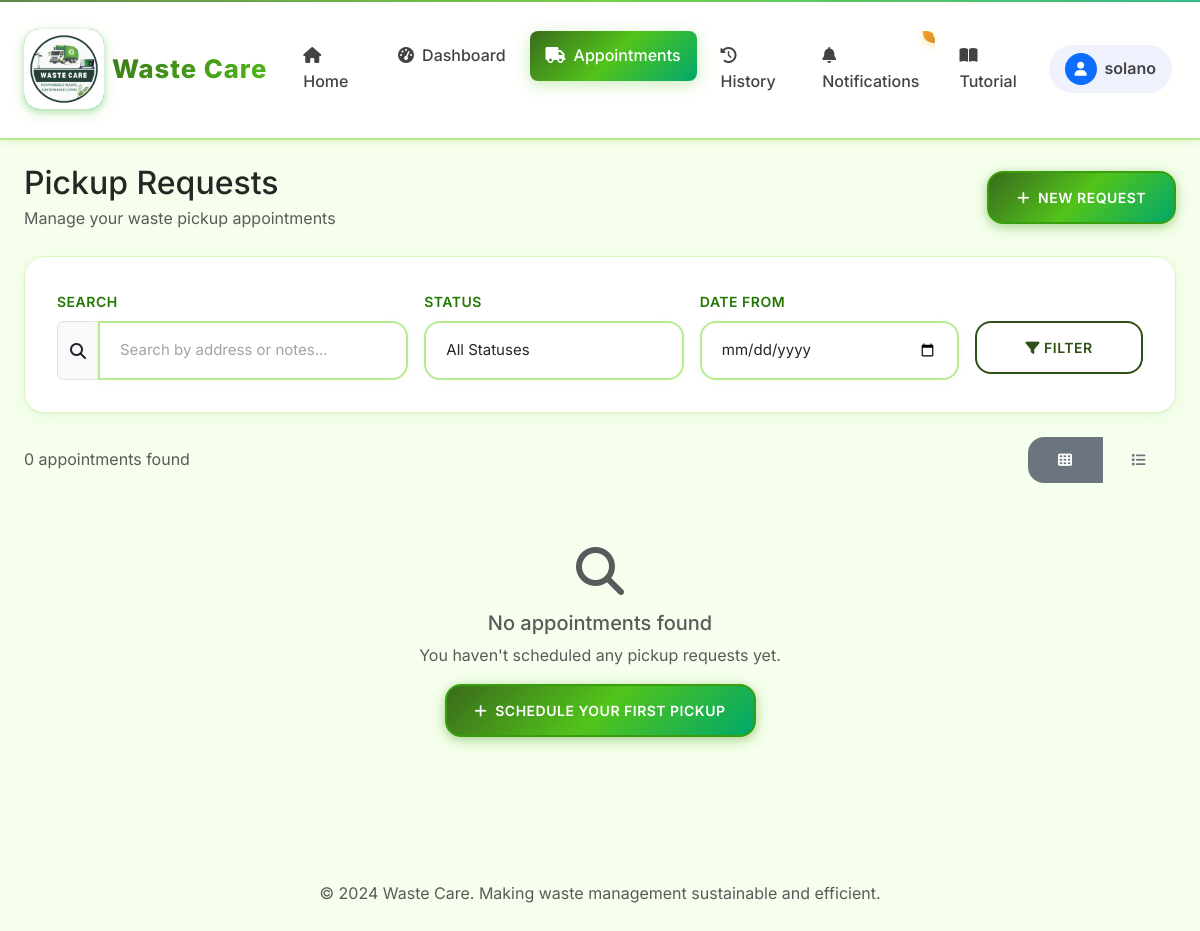
The app's page /appointments/ (signed in), older data.
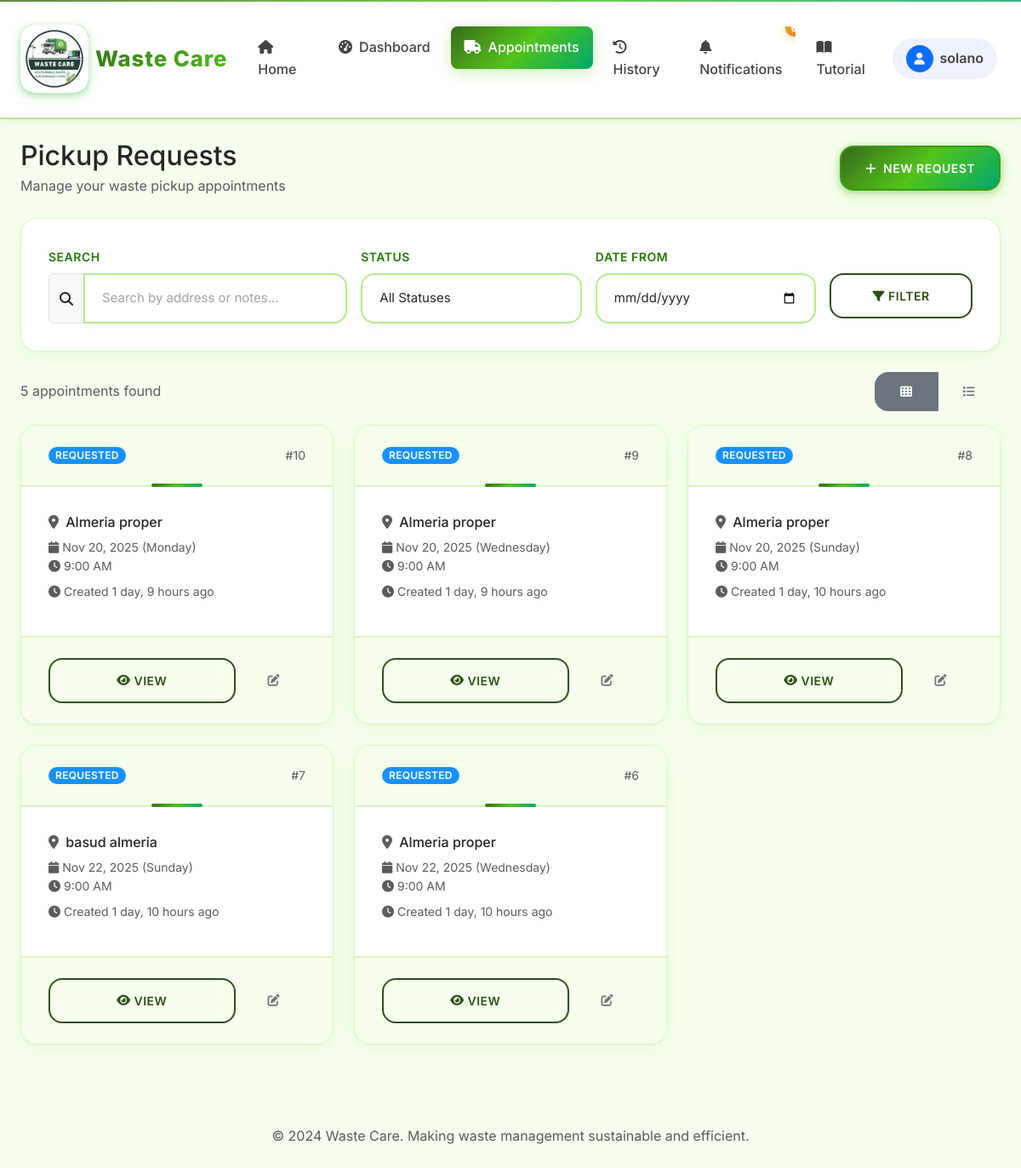
The same page, newer data.
### core/models.py (models this page shows, shortened)
class User(AbstractUser):
    ROLE_CHOICES = [
        ("residents", "Residents"),
        ("staff", "Staff"),
        ("admin", "Admin"),
    ]
    role = models.CharField(max_length=20, choices=ROLE_CHOICES, default="residents")

class Appointment(models.Model):
    STATUS_CHOICES = [
        ("requested", "Requested"),
        ("scheduled", "Scheduled"),
        ("in_progress", "In Progress"),
        ("completed", "Completed"),
        ("cancelled", "Cancelled"),
    ]
    WASTE_TYPE_CHOICES = [
        ("general", "General Waste"),
        ("recyclable", "Recyclable"),
        ("organic", "Organic/Compost"),
        ("hazardous", "Hazardous Waste"),
        ("bulk", "Bulk Items"),
    ]
    PRIORITY_CHOICES = [
        ("low", "Low Priority"),
        ("normal", "Normal"),
        ("high", "High Priority"),
        ("urgent", "Urgent"),
    ]
    DAY_CHOICES = [
        ("monday", "Monday"),
        ("tuesday", "Tuesday"),
        ("wednesday", "Wednesday"),
        ("thursday", "Thursday"),
        ("friday", "Friday"),
        ("saturday", "Saturday"),
        ("sunday", "Sunday"),
    ]
    customer = models.ForeignKey(User, on_delete=models.CASCADE, related_name="appointments")
    pickup_day = models.CharField(max_length=10, choices=DAY_CHOICES, default="monday", help_text="Preferred day of the week for pickup")
    address = models.CharField(max_length=255)
    latitude = models.DecimalField(max_digits=9, decimal_places=6, null=True, blank=True, help_text="Latitude coordinate")
    longitude = models.DecimalField(max_digits=9, decimal_places=6, null=True, blank=True, help_text="Longitude coordinate")
    preferred_date = models.DateField()
    preferred_time = models.TimeField()
    waste_type = models.CharField(max_length=20, choices=WASTE_TYPE_CHOICES, default="general")
    estimated_weight = models.DecimalField(max_digits=6, decimal_places=2, null=True, blank=True, help_text="Weight in kg")
    priority = models.CharField(max_length=10, choices=PRIORITY_CHOICES, default="normal")
    notes = models.TextField(blank=True)
    special_instructions = models.TextField(blank=True, help_text="Special handling requirements")
    status = models.CharField(max_length=20, choices=STATUS_CHOICES, default="requested")
    created_at = models.DateTimeField(auto_now_add=True)
    updated_at = models.DateTimeField(auto_now=True)
    handled_by = models.ForeignKey(
        User, on_delete=models.SET_NULL, null=True, blank=True, related_name="handled_appointments"
    )
    scheduled_datetime = models.DateTimeField(null=True, blank=True)
    completion_datetime = models.DateTimeField(null=True, blank=True)
    actual_weight = models.DecimalField(max_digits=6, decimal_places=2, null=True, blank=True)
    class Meta:
        ordering = ['-created_at']
        indexes = [
            models.Index(fields=['status', 'preferred_date']),
            models.Index(fields=['customer', 'status']),
        ]

### core/views.py (the view)
# urls.py: path("appointments/", views.pickup_list, name="pickup_list"),
@login_required
def pickup_list(request):
    from django.db.models import Q
    if is_staff_like(request.user):
        qs = Appointment.objects.all()
    else:
        qs = Appointment.objects.filter(customer=request.user)
    search_query = request.GET.get('search')
    if search_query:
        qs = qs.filter(
            Q(address__icontains=search_query) |
            Q(notes__icontains=search_query)
        )
    status_filter = request.GET.get('status')
    if status_filter:
        qs = qs.filter(status=status_filter)
    date_from = request.GET.get('date_from')
    if date_from:
        qs = qs.filter(preferred_date__gte=date_from)
    return render(request, "core/pickup_list.html", {"appointments": qs.order_by("-created_at")})

### core/context_processors.py (called while the page is built)
def navbar_context(request):
    context = {
        'MAPTILER_API_KEY': settings.MAPTILER_API_KEY,
    }
    if request.user.is_authenticated:
        context['unread_notifications'] = Notification.objects.filter(
            user=request.user,
            is_read=False
        ).count()
    else:
        context['unread_notifications'] = 0
    return context

### core/views.py (called while the page is built)
def is_staff_like(user: User) -> bool:
    return user.is_authenticated and (user.role in {"staff", "admin"} or user.is_staff)

### core/templates/core/pickup_list.html (shortened to what this page needs)
{% extends "base.html" %}
{% block content %}
<div class="d-flex justify-content-between align-items-center mb-4">
  <div>
    <h1 class="h2 mb-1">Pickup Requests</h1>
    <p class="text-muted mb-0">Manage your waste pickup appointments</p>
  </div>
  <div>
    <a href="{% url 'core:pickup_create' %}" class="btn btn-primary">
      <i class="fas fa-plus me-2"></i>New Request
    </a>
  </div>
</div>
<div class="card mb-4">
  <div class="card-body">
    <form method="get" class="row g-3">
      <div class="col-md-4">
        <label for="search" class="form-label">Search</label>
        <div class="input-group">
          <span class="input-group-text"><i class="fas fa-search"></i></span>
          <input type="text" class="form-control" id="search" name="search"
                 placeholder="Search by address or notes..." value="{{ request.GET.search }}">
        </div>
      </div>
      <div class="col-md-3">
        <label for="status" class="form-label">Status</label>
        <select class="form-select" id="status" name="status">
          <option value="">All Statuses</option>
        </select>
      </div>
      <div class="col-md-3">
        <label for="date_from" class="form-label">Date From</label>
        <input type="date" class="form-control" id="date_from" name="date_from" value="{{ request.GET.date_from }}">
      </div>
      <div class="col-md-2">
        <label class="form-label">&nbsp;</label>
        <div class="d-grid">
          <button type="submit" class="btn btn-outline-primary">
            <i class="fas fa-filter me-1"></i>Filter
          </button>
        </div>
      </div>
    </form>
  </div>
</div>
<div class="d-flex justify-content-between align-items-center mb-3">
  <div>
    <span class="text-muted">{{ appointments|length }} appointment{{ appointments|length|pluralize }} found</span>
  </div>
  <div class="btn-group" role="group">
    <label class="btn btn-outline-secondary btn-sm" for="grid-view">
      <i class="fas fa-th"></i>
    </label>
    <label class="btn btn-outline-secondary btn-sm" for="list-view">
      <i class="fas fa-list"></i>
    </label>
  </div>
</div>
<div id="appointments-grid" class="row g-4">
  {% for a in appointments %}
    <div class="col-md-6 col-lg-4">
      <div class="card h-100 appointment-card" data-status="{{ a.status }}">
        <div class="card-header d-flex justify-content-between align-items-center">
          <span class="badge status-{{ a.status }}">{{ a.get_status_display }}</span>
          <small class="text-muted">#{{ a.id }}</small>
        </div>
        <div class="card-body">
          <h6 class="card-title">
            <i class="fas fa-map-marker-alt text-muted me-1"></i>
            {{ a.address|truncatechars:30 }}
          </h6>
          <div class="mb-2">
            <small class="text-muted d-block">
              <i class="fas fa-calendar me-1"></i>{{ a.preferred_date|date:"M d, Y" }} ({{ a.get_pickup_day_display }})
            </small>
            <small class="text-muted d-block">
              <i class="fas fa-clock me-1"></i>{{ a.preferred_time|time:"g:i A" }}
            </small>
          </div>
          <div class="text-muted small mb-2">
            <i class="fas fa-clock me-1"></i>Created {{ a.created_at|timesince }} ago
          </div>
        </div>
        <div class="card-footer bg-transparent">
          <div class="d-flex gap-2">
            <a href="{% url 'core:pickup_detail' a.pk %}" class="btn btn-sm btn-outline-primary flex-fill">
              <i class="fas fa-eye me-1"></i>View
            </a>
            {% if a.customer == request.user and a.status in 'requested,scheduled' %}
              <a href="{% url 'core:pickup_update' a.pk %}" class="btn btn-sm btn-outline-secondary">
                <i class="fas fa-edit"></i>
              </a>
            {% endif %}
          </div>
        </div>
      </div>
    </div>
  {% empty %}
    <div class="col-12">
      <div class="text-center py-5">
        <i class="fas fa-search fa-3x text-muted mb-3"></i>
        <h5 class="text-muted">No appointments found</h5>
        <p class="text-muted mb-3">
          {% if request.GET.search or request.GET.status or request.GET.date_from %}
            Try adjusting your search criteria or
            <a href="{% url 'core:pickup_list' %}" class="text-decoration-none">clear filters</a>.
          {% else %}
            You haven't scheduled any pickup requests yet.
          {% endif %}
        </p>
        {% if not request.GET.search and not request.GET.status and not request.GET.date_from %}
          <a href="{% url 'core:pickup_create' %}" class="btn btn-primary">
            <i class="fas fa-plus me-2"></i>Schedule Your First Pickup
          </a>
        {% endif %}
      </div>
    </div>
  {% endfor %}
</div>
{% endblock %}

### waste_care/templates/base.html (shortened to what this page needs)
<!doctype html>
<html lang="en">
  <head>
    <link href="https://cdn.jsdelivr.net/npm/bootstrap@5.3.3/dist/css/bootstrap.min.css" rel="stylesheet">
    <link rel="stylesheet" href="https://cdnjs.cloudflare.com/ajax/libs/font-awesome/6.4.0/css/all.min.css">
    <link href="/static/css/theme.css" rel="stylesheet">
  </head>
  <body>
    {% include "includes/navbar.html" %}
    <main class="container-fluid px-4 py-4">
      <div class="fade-in" style="animation-duration: 0.6s; animation-fill-mode: both;">
        {% block content %}{% endblock %}
      </div>
    </main>
    <footer class="mt-5 py-4 text-center text-muted">
      <div class="container">
        <p>&copy; 2024 Waste Care. Making waste management sustainable and efficient.</p>
      </div>
    </footer>
  </body>
</html>

### waste_care/templates/includes/navbar.html (shortened to what this page needs)
{% load static %}
<nav class="navbar navbar-expand-lg sticky-top">
  <div class="container-fluid px-4">
    <a class="navbar-brand d-flex align-items-center" href="{% url 'core:home' %}">
      <div class="brand-icon me-2">
        <img src="{% static 'img/image1.jpg' %}" alt="Waste Care logo" class="brand-icon-image">
      </div>
      <span class="brand-text">Waste Care</span>
    </a>
    <div class="collapse navbar-collapse" id="navbarNav">
      <ul class="navbar-nav me-auto">
        <li class="nav-item">
          <a class="nav-link {% if request.resolver_match.url_name == 'home' %}active{% endif %}" href="{% url 'core:home' %}">
            <i class="fas fa-home me-2"></i>Home
          </a>
        </li>
        <li class="nav-item dropdown">
          <a class="nav-link dropdown-toggle {% if 'dashboard' in request.resolver_match.url_name %}active{% endif %}" href="#" id="dashboardDropdown" role="button" data-bs-toggle="dropdown" aria-expanded="false">
            <i class="fas fa-tachometer-alt me-2"></i>Dashboard
          </a>
        </li>
        <li class="nav-item dropdown">
          <a class="nav-link dropdown-toggle {% if 'pickup' in request.resolver_match.url_name or 'appointment' in request.resolver_match.url_name or 'scheduling' in request.resolver_match.url_name %}active{% endif %}" href="#" id="appointmentsDropdown" role="button" data-bs-toggle="dropdown" aria-expanded="false">
            <i class="fas fa-truck me-2"></i>Appointments
          </a>
        </li>
        <li class="nav-item">
          <a class="nav-link {% if request.resolver_match.url_name == 'history' %}active{% endif %}" href="{% url 'core:history' %}">
            <i class="fas fa-history me-2"></i>History
          </a>
        </li>
        <li class="nav-item">
          <a class="nav-link {% if request.resolver_match.url_name == 'notifications' %}active{% endif %}" href="{% url 'core:notifications' %}">
            <i class="fas fa-bell me-2"></i>Notifications
            {% if unread_notifications > 0 %}
              <span class="notification-badge">{{ unread_notifications }}</span>
            {% endif %}
          </a>
        </li>
        <li class="nav-item">
          <a class="nav-link {% if request.resolver_match.url_name == 'tutorial' %}active{% endif %}" href="{% url 'core:tutorial' %}">
            <i class="fas fa-book-open me-2"></i>Tutorial
          </a>
        </li>
      </ul>
      <ul class="navbar-nav">
        {% if user.is_authenticated %}
          <li class="nav-item dropdown">
            <a class="nav-link dropdown-toggle d-flex align-items-center px-3 py-2" href="#" id="userDropdown" role="button" data-bs-toggle="dropdown">
              <div class="rounded-circle bg-primary d-flex align-items-center justify-content-center me-2" style="width: 32px; height: 32px;">
                <i class="fas fa-user text-white" style="font-size: 0.875rem;"></i>
              </div>
              <span class="fw-semibold">{{ user.username }}</span>
            </a>
          </li>
        {% endif %}
      </ul>
    </div>
  </div>
</nav>

Row changes from the older to the newer data that the page shows:
added Appointment: status "REQUESTED", id "10", address "Almeria proper", preferred_date "Nov 20, 2025", pickup_day "Monday", preferred_time "9:00 AM", created_at "1 day, 9 hours"
added Appointment: status "REQUESTED", id "9", address "Almeria proper", preferred_date "Nov 20, 2025", pickup_day "Wednesday", preferred_time "9:00 AM", created_at "1 day, 9 hours"
added Appointment: status "REQUESTED", id "8", address "Almeria proper", preferred_date "Nov 20, 2025", pickup_day "Sunday", preferred_time "9:00 AM", created_at "1 day, 10 hours"
added Appointment: status "REQUESTED", id "7", address "basud almeria", preferred_date "Nov 22, 2025", pickup_day "Sunday", preferred_time "9:00 AM", created_at "1 day, 10 hours"
added Appointment: status "REQUESTED", id "6", address "Almeria proper", preferred_date "Nov 22, 2025", pickup_day "Wednesday", preferred_time "9:00 AM", created_at "1 day, 10 hours"
Text that changed along with them:
{{ appointments|length }}: "0" → "5"
text no longer shown: "No appointments found You haven't scheduled any pickup requests yet. SCHEDULE YOUR FIRST PICKUP"
